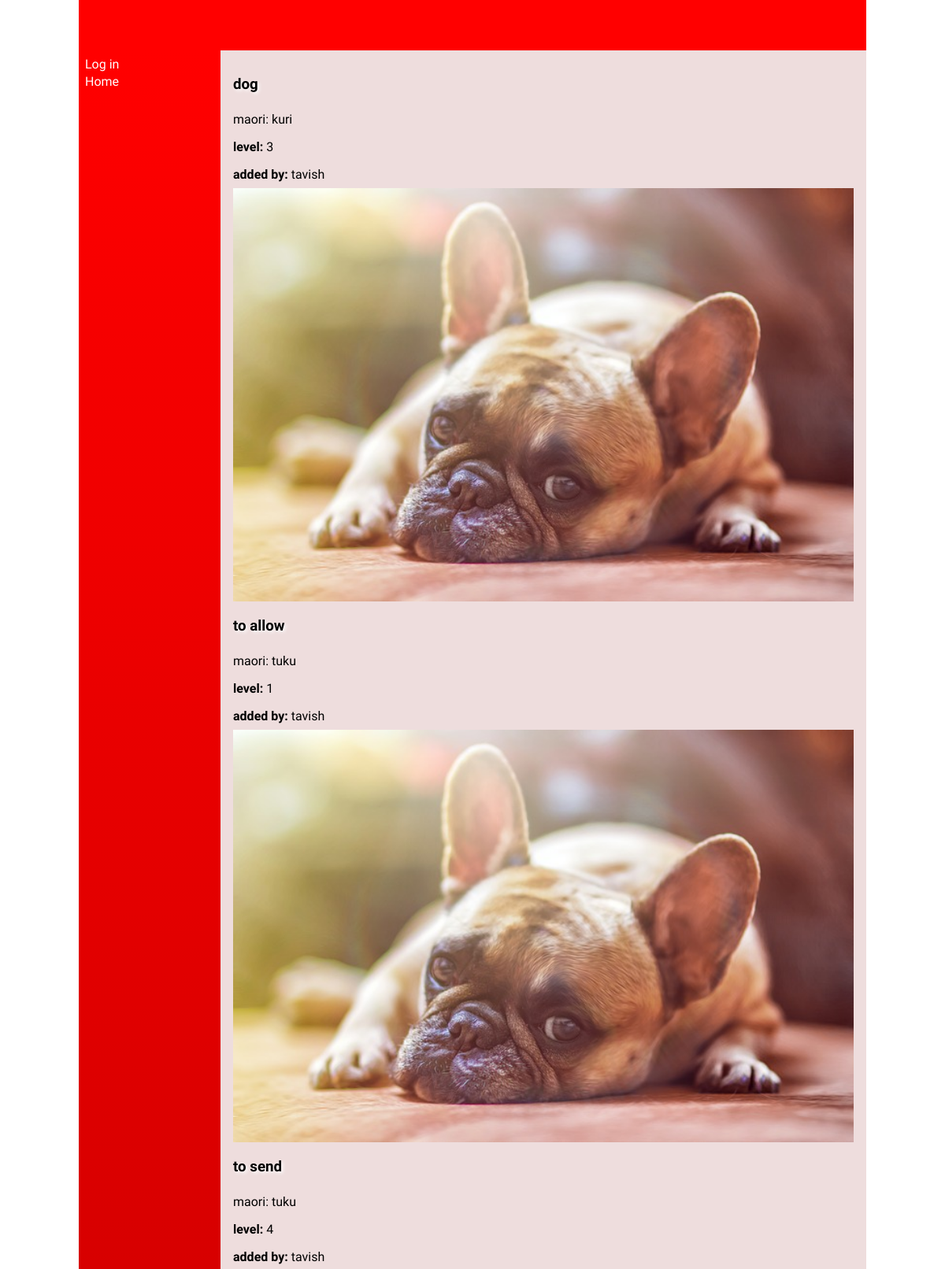
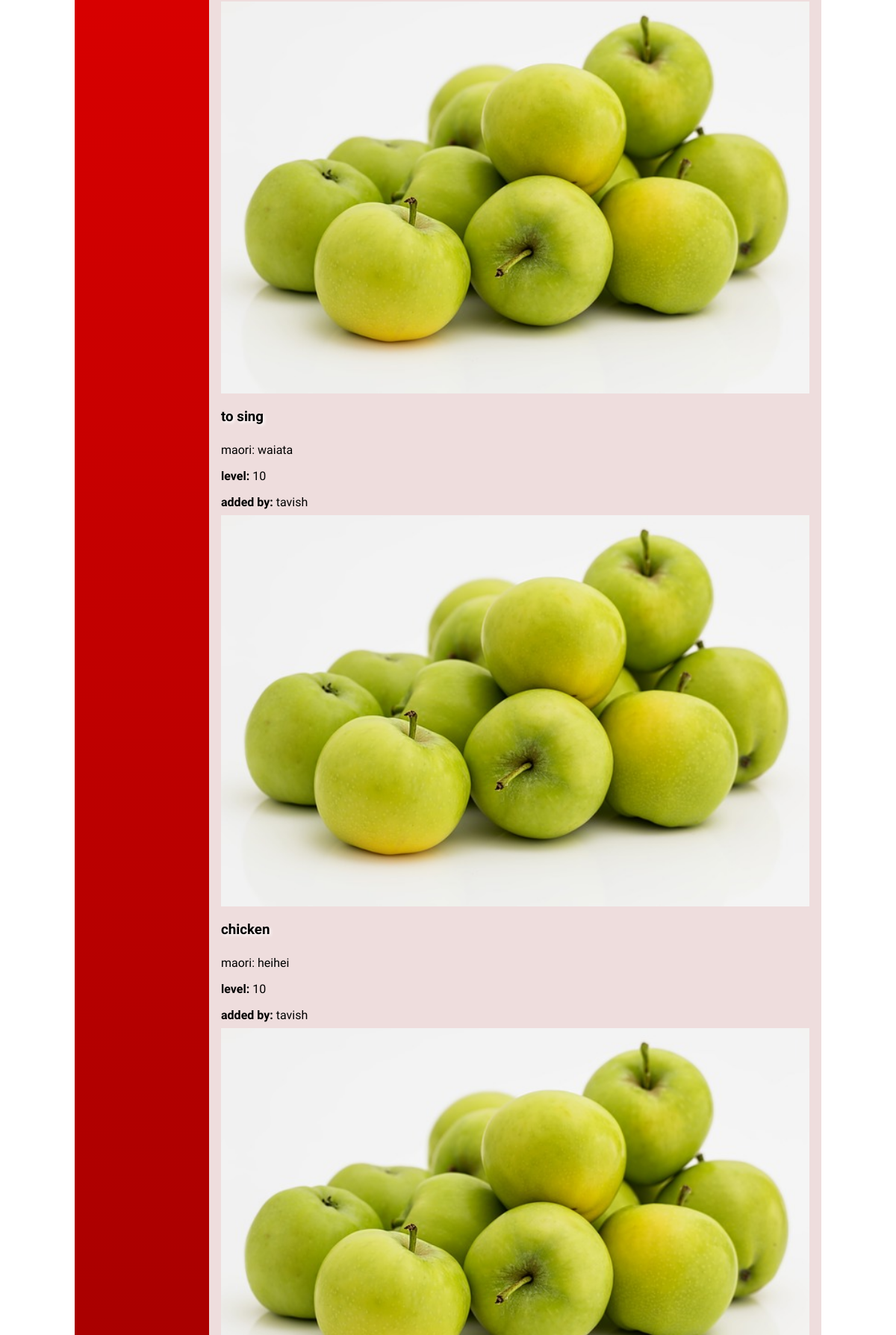
The app's page /words (upper part) with its own data (2 pictures, top to bottom).
### tables this page shows
CREATE TABLE "words"
(
    id         integer
        constraint word_pk
            primary key autoincrement,
    english    varchar(30),
    maori      varchar(30),
    definition varchar(200),
    added_by   varchar(30),
    level      integer,
    image      integer,
    cat_id     integer
        constraint words_words__fk
            references words ("")
);

### app.py (the view)
@app.route('/words')
def render_words():
    con = create_connection(DB_NAME)
    query = "SELECT english, maori, level, added_by, definition, image, id FROM words"
    cur = con.cursor()
    cur.execute(query)
    words_list = cur.fetchall()
    con.close()
    return render_template("words.html", words = words_list, logged_in = is_logged_in())

### app.py (called while the page is built)
def is_logged_in():
    if session.get('email') is None:
        print('Not logged in')
        return False
    else:
        print('Logged in')
        return True

def create_connection(db_file):
   try:
       connection = sqlite3.connect(db_file)
       connection.execute('pragma foreign_keys=ON')
       return connection
   except Error as e:
       print(e)
   return None

### templates/words.html (shortened to what this page needs)
{% extends "base.html" %}
{% block main %}
<div id="words">
{% for words in words %}
        <div class = "product-box">
            <h3> {{ words[0] }}</h3>
            <p> maori: {{ words[1] }}</p>
            <p> <strong> level: </strong> {{ words[2] }}</p>
            <p> <strong> added by: </strong> {{ words[3] }}</p>
            <img src="static/images//{{words[5] }}.jpg">
        </div>
        {% endfor %}
</div>
{% endblock %}

### static/css/style.css (style rules this page uses)
* { font-family: Comfortaa, sans-serif; margin: 0; padding: 0; box-sizing: border-box; }
h1, h2, h3, h4 { padding: 1rem 0; font-family: 'Suez One', serif; color: #000; text-shadow: 2px 2px 4px #fff; }
p { padding: 0.5rem 0; }
img { width: 100%; }

### records on screen
words: english "dog", maori "kuri", level "3", added_by "tavish"
words: english "to allow", maori "tuku", level "1", added_by "tavish"
words: english "to send", maori "tuku", level "4", added_by "tavish", image (picture)
words: english "to sing", maori "waiata", level "10", added_by "tavish", image (picture)
words: english "chicken", maori "heihei", level "10", added_by "tavish", image (picture)
